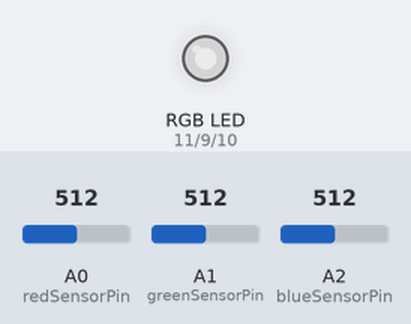
Recording of a sketch running on a simulated Arduino Uno, built with avr-gcc and run on an emulated ATmega328P. Shown: an RGB LED mixed from three pins (HIGH = lit). The inputs (shaded band) are chosen by the test bench; at power-on: A0 (redSensorPin) = 512, A1 (greenSensorPin) = 512, A2 (blueSensorPin) = 512. Dim RGB values are drawn brighter than linear; what the sketch prints to the serial monitor is not drawn.

Above: at 1.2 s.
1.3 s: A0 (redSensorPin) set to 988
At 2.6 s:
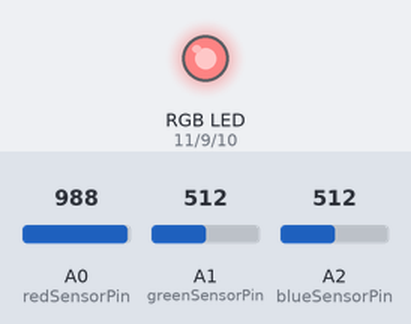
2.9 s: A0 (redSensorPin) set to 1011
At 3.4 s:
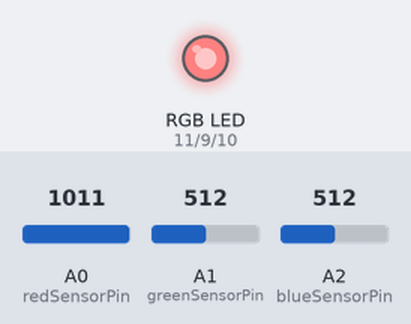
5.9 s: A1 (greenSensorPin) set to 716
At 6.9 s:
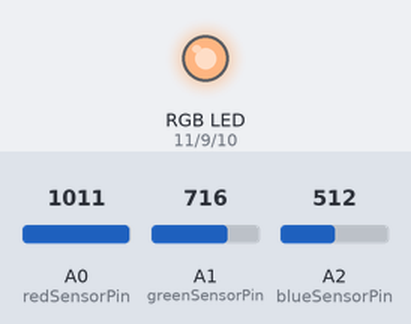
7.4 s: A2 (blueSensorPin) set to 716
At 8.6 s:
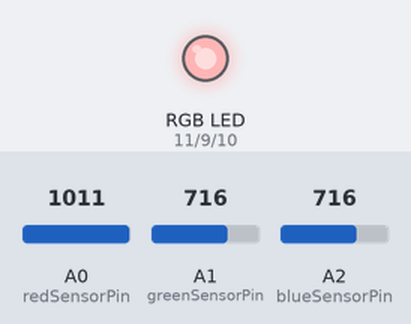
8.9 s: A1 (greenSensorPin) set to 900
At 9.3 s:
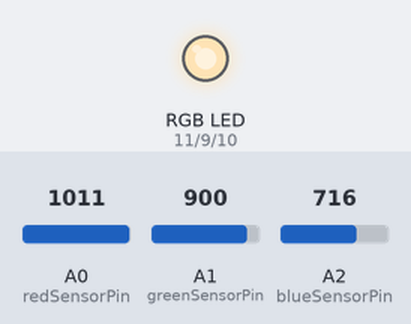
10.5 s: A2 (blueSensorPin) set to 992
At 11.1 s:
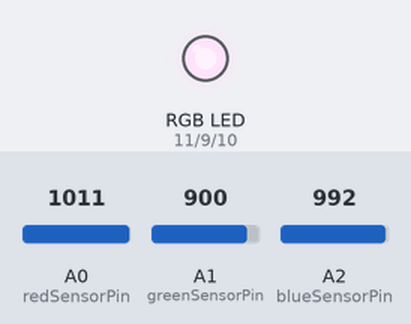
12.0 s: A2 (blueSensorPin) set to 1015
Timing chart, 0 to 15.0 s (numbered marks = the images above; inputs shaded):
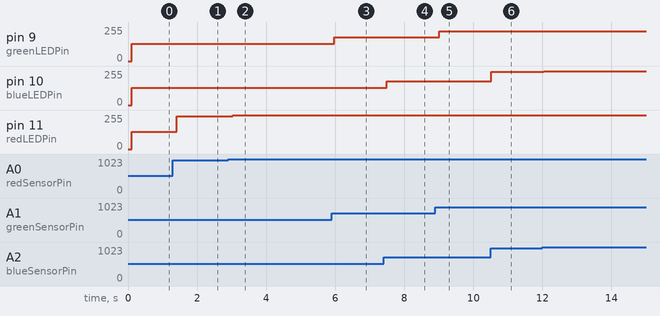

Measured:
- after the input at 1.3 s, pin 11 (redLEDPin): 128/255 → 247/255 after 0.12 s
- after the input at 2.9 s, pin 11 (redLEDPin): 247/255 → 252/255 after 0.14 s
- after the input at 5.9 s, pin 9 (greenLEDPin): 128/255 → 179/255 after 0.07 s
- after the input at 7.4 s, pin 10 (blueLEDPin): 128/255 → 179/255 after 0.09 s
- after the input at 8.9 s, pin 9 (greenLEDPin): 179/255 → 225/255 after 0.11 s
- after the input at 10.5 s, pin 10 (blueLEDPin): 179/255 → 248/255 at once
- after the input at 12.0 s, pin 10 (blueLEDPin): 248/255 → 253/255 at once

The sketch:

TP3.ino
```cpp
const int greenLEDPin = 9;
const int redLEDPin = 11;
const int blueLEDPin = 10;

const int redSensorPin = A0;
const int greenSensorPin = A1;
const int blueSensorPin = A2;

int redValue = 0;
int greenValue =0;
int blueValue = 0;

int redSensorValue = 0;
int greenSensorValue = 0;
int blueSensorValue = 0;

void setup() {
  Serial.begin(9600);

  pinMode(greenLEDPin, OUTPUT);
  pinMode(redLEDPin, OUTPUT);
  pinMode(blueLEDPin, OUTPUT);

  }

void loop() {

redSensorValue = analogRead(redSensorPin);
delay(50);
greenSensorValue = analogRead(greenSensorPin);
delay(50);
blueSensorValue = analogRead(blueSensorPin);

Serial.print("Raw Sensor Values \t Red : ");
Serial.print(redSensorValue);
Serial.print("\t Green : ");
Serial.print(greenSensorValue);
Serial.print("\t Blue : ");
Serial.print(blueSensorValue);

redValue = redSensorValue / 4 ;
greenValue = greenSensorValue/4;
blueValue = blueSensorValue/4;

analogWrite(redLEDPin, redValue);
analogWrite(greenLEDPin, greenValue);
analogWrite(blueLEDPin, blueValue);


}
```
